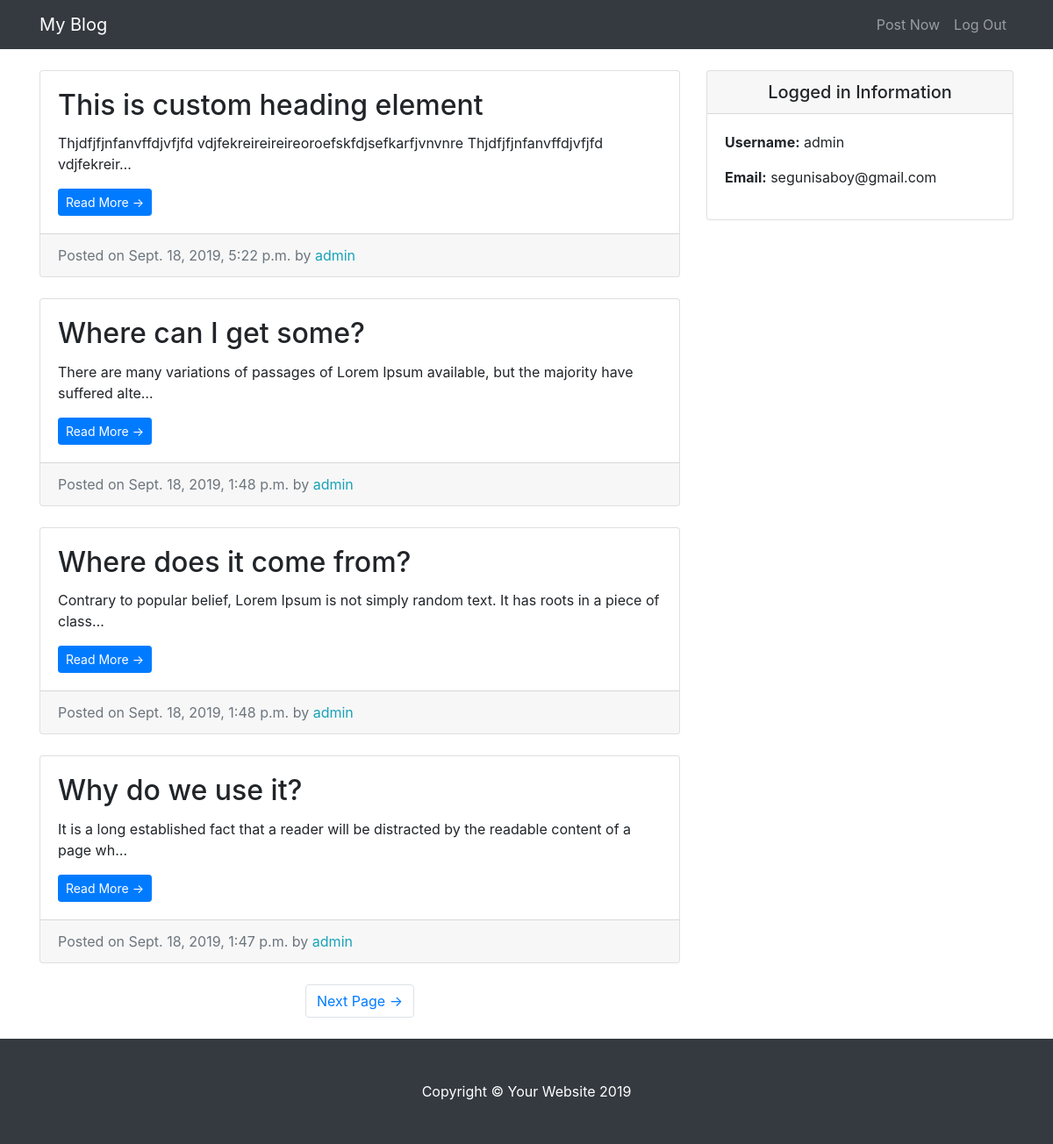
The app's page / (signed in) with its own data.
### entries/models.py (models this page shows, shortened)
class Entry(models.Model):
    title = models.CharField(max_length=255)
    text = models.TextField()
    date = models.DateTimeField(auto_now_add=True)
    author = models.ForeignKey(User, on_delete=models.CASCADE)
    class Meta:
        verbose_name_plural = "entries"

### entries/views.py (the view)
# urls.py: path('', HomeView.as_view(), name='blog-home'),
class HomeView(LoginRequiredMixin, ListView):
    model = Entry
    template_name = 'entries/index.html'
    context_object_name = 'blog_entries'
    ordering = ['-date']
    paginate_by = 4

### entries/templates/entries/index.html (shortened to what this page needs)
{% extends "entries/base.html"  %}
{% block content %}
      <div class="col-md-8">
        {% for entry in blog_entries %}
        <div class="card mb-4 mt-4">
          <div class="card-body">
            <h2 class="card-title">{{ entry.title }}</h2>
            <p class="card-text">{{ entry.text|truncatechars:100 }}</p>
            <a href="{% url 'entry-detail' entry.pk %}" class="btn btn-primary btn-sm">Read More &rarr;</a>
          </div>
          <div class="card-footer text-muted">
            Posted on {{ entry.date }} by
            <span class= "text-info mr-2">{{ entry.author }}</span>
          </div>
        </div>
            {% endfor %}
            {% if is_paginated %}
        <ul class="pagination justify-content-center mb-4">
          {% if page_obj.has_next %}
          <li class="page-item">
            <a class="page-link" href="?page={{page_obj.next_page_number}}">Next Page &rarr;</a>
          </li>
          {% endif %}
        </ul>
            {% endif %}
      </div>
{% endblock %}

### entries/templates/entries/base.html (shortened to what this page needs)
{% load static %}
<!DOCTYPE html>
<html lang="en">
<head>
  <link href="{% static 'entries/vendor/bootstrap/css/bootstrap.min.css' %}" rel="stylesheet">
  <link href="{% static 'entries/css/blog-home.css' %}" rel="stylesheet">
</head>
<body>
  <nav class="navbar navbar-expand-lg navbar-dark bg-dark fixed-top">
    <div class="container">
      <a class="navbar-brand" href="{% url  'blog-home' %}">My Blog</a>
      <div class="collapse navbar-collapse" id="navbarResponsive">
        <ul class="navbar-nav ml-auto">
          <li class="nav-item">
            <a class="nav-link" href="{% url  'create_entry' %}">Post Now</a>
          </li>
          <li class="nav-item">
            <a class="nav-link" href="{% url  'logout' %}">Log Out</a>
          </li>
        </ul>
      </div>
    </div>
  </nav>
  <div class="container">
    <div class="row">
      {% block content %} {% endblock %}
    <div class="col-md-4">
      <div class="card my-4">
          <h5 class="card-header text-center">Logged in Information</h5>
          <div class="card-body">
            <ul class="list-unstyled mb-0">
                <li>
                    <p> <strong>Username:</strong> {{user.username}} </p>
                </li>
                <li>
                    <p> <strong>Email:</strong> {{user.email}}</p>
                </li>
            </ul>
          </div>
        </div>
      </div>
    </div>
  </div>
  <footer class="py-5 bg-dark">
    <div class="container">
      <p class="m-0 text-center text-white">Copyright &copy; Your Website 2019</p>
    </div>
  </footer>
</body>
</html>

### entries/static/entries/css/blog-home.css (style rules this page uses)
body { padding-top: 56px; }

### records on screen
Entry: title "This is custom heading element", text "Thjdfjfjnfanvffdjvfjfd vdjfekreireireireoroefskfdjsefkarfjvnvnre Thjdfjfjnfanvffdjvfjfd vdjfekreir…", date "Sept. 18, 2019, 5:22 p.m.", author "admin"
Entry: title "Where can I get some?", text "There are many variations of passages of Lorem Ipsum available, but the majority have suffered alte…", date "Sept. 18, 2019, 1:48 p.m.", author "admin"
Entry: title "Where does it come from?", text "Contrary to popular belief, Lorem Ipsum is not simply random text. It has roots in a piece of class…", date "Sept. 18, 2019, 1:48 p.m.", author "admin"
Entry: title "Why do we use it?", text "It is a long established fact that a reader will be distracted by the readable content of a page wh…", date "Sept. 18, 2019, 1:47 p.m.", author "admin"

### other values on screen
{{ user.username }} "admin"
{{ user.email }} "segunisaboy@gmail.com"
